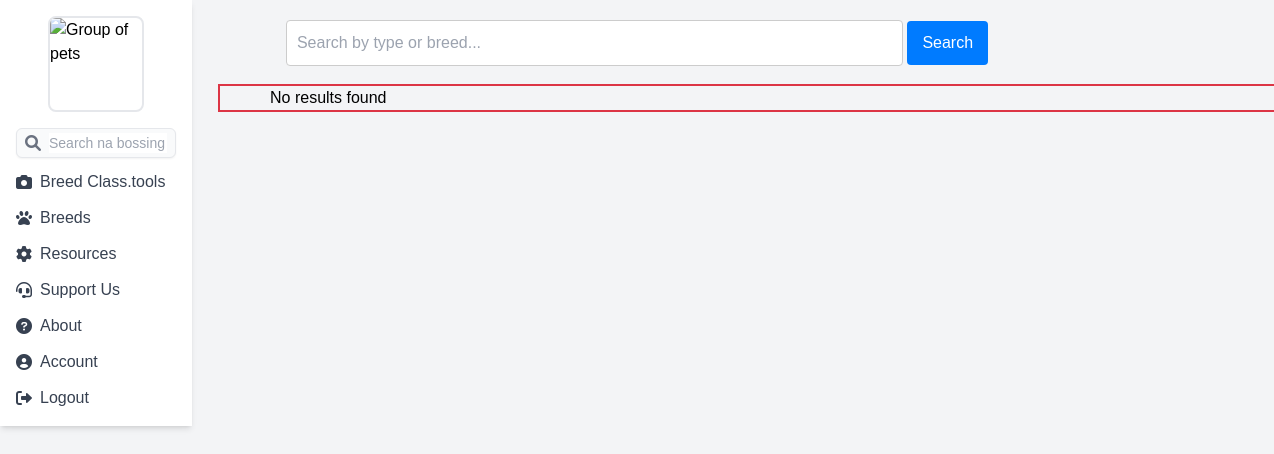
The app's page /admin/breeds.php, older data.
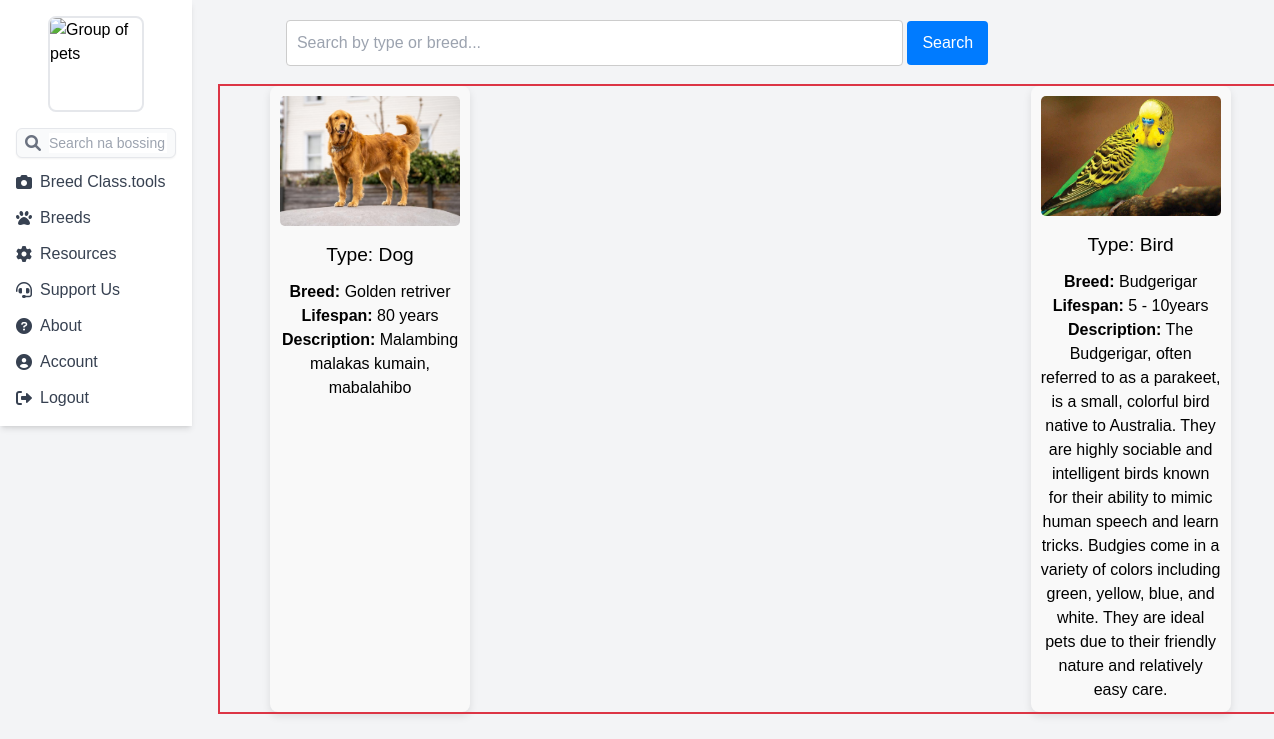
The same page, newer data.
### tables this page shows
CREATE TABLE `images` (
  `id` int(11) NOT NULL,
  `file_path` varchar(255) NOT NULL,
  `type` varchar(100) NOT NULL,
  `breed` varchar(100) NOT NULL,
  `lifespan` varchar(100) NOT NULL,
  `description` text NOT NULL
);

### admin/breeds.php (the view, shortened to what this page needs)
<!DOCTYPE html>
<html lang="en">
<head>
    <script src="https://cdn.tailwindcss.com"></script>
</head>
<body>
    <div class="search-container">
        <form method="GET" action="">
            <input type="text" name="search" placeholder="Search by type or breed..."
                value="<?= htmlspecialchars($_GET['search'] ?? '') ?>">
            <button type="submit">Search</button>
        </form>
    </div>
    <div class="card-container">
        <?php
        require_once '../constant/config.php';
        try {
            $sql = "SELECT ID, file_path, type, breed, lifespan, description, status
                    FROM images WHERE status = 'enabled'";
            $stmt = $conn->prepare($sql);
            $stmt->execute();
            if ($stmt->rowCount() > 0) {
                $results = $stmt->fetchAll(PDO::FETCH_ASSOC);
                foreach ($results as $row) {
                    echo "<div class='card'>
                            <img src='" . htmlspecialchars($row['file_path']) . "' alt='Animal Image' class='animal-image'>
                            <div class='card-body'>
                                <h4>Type: " . htmlspecialchars($row["type"]) . "</h4>
                                <p><strong>Breed:</strong> " . htmlspecialchars($row["breed"]) . "</p>
                                <p><strong>Lifespan:</strong> " . htmlspecialchars($row["lifespan"]) . "</p>
                                <p><strong>Description:</strong> " . htmlspecialchars($row["description"]) . "</p>
                            </div>
                          </div>";
                }
            } else {
                echo "<p>No results found</p>";
            }
        } catch (PDOException $e) {
            echo "<p>Connection failed: " . $e->getMessage() . "</p>";
        }
        ?>
    </div>
</body>
</html>

Row changes from the older to the newer data that the page shows:
added images: file_path (picture), type "Dog", breed "Golden retriver", lifespan "80 years", description "Malambing malakas kumain, mabalahibo"
added images: file_path (picture), type "Bird", breed "Budgerigar", lifespan "5 - 10years", description "The Budgerigar, often referred to as a parakeet, is a small, colorful bird native to Australia. They are highly sociable and intelligent birds known for their ability to mimic human speech and learn tricks. Budgies come in a variety of colors including green, yellow, blue, and white. They are ideal pets due to their friendly nature and relatively easy care."
Text that changed along with them:
text no longer shown: "No results found"
